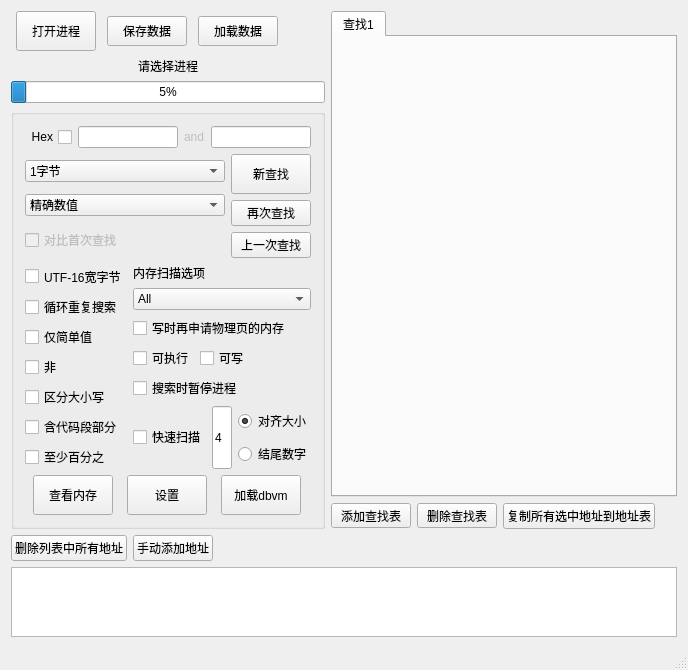
<?xml version="1.0" encoding="UTF-8"?>
<ui version="4.0">
 <class>CheatEngine_With_QtClass</class>
 <widget class="QMainWindow" name="CheatEngine_With_QtClass">
  <property name="geometry">
   <rect>
    <x>0</x>
    <y>0</y>
    <width>688</width>
    <height>668</height>
   </rect>
  </property>
  <property name="sizePolicy">
   <sizepolicy hsizetype="Expanding" vsizetype="Preferred">
    <horstretch>0</horstretch>
    <verstretch>0</verstretch>
   </sizepolicy>
  </property>
  <property name="acceptDrops">
   <bool>false</bool>
  </property>
  <property name="windowTitle">
   <string>CheatEngine_With_Qt</string>
  </property>
  <widget class="QWidget" name="centralWidget">
   <layout class="QVBoxLayout" name="verticalLayout">
    <item>
     <layout class="QHBoxLayout" name="horizontalLayout" stretch="0,1">
      <item>
       <layout class="QVBoxLayout" name="verticalLayout_scan_panel">
        <item>
         <layout class="QHBoxLayout" name="horizontalLayout_9">
          <item>
           <widget class="QPushButton" name="pushButton_openProcess">
            <property name="sizePolicy">
             <sizepolicy hsizetype="Fixed" vsizetype="Fixed">
              <horstretch>0</horstretch>
              <verstretch>0</verstretch>
             </sizepolicy>
            </property>
            <property name="minimumSize">
             <size>
              <width>0</width>
              <height>40</height>
             </size>
            </property>
            <property name="text">
             <string>打开进程</string>
            </property>
           </widget>
          </item>
          <item>
           <widget class="QPushButton" name="pushButton_save_data_to_file">
            <property name="sizePolicy">
             <sizepolicy hsizetype="Fixed" vsizetype="Fixed">
              <horstretch>0</horstretch>
              <verstretch>0</verstretch>
             </sizepolicy>
            </property>
            <property name="minimumSize">
             <size>
              <width>0</width>
              <height>30</height>
             </size>
            </property>
            <property name="text">
             <string>保存数据</string>
            </property>
           </widget>
          </item>
          <item>
           <widget class="QPushButton" name="pushButton_load_data_from_file">
            <property name="sizePolicy">
             <sizepolicy hsizetype="Fixed" vsizetype="Fixed">
              <horstretch>0</horstretch>
              <verstretch>0</verstretch>
             </sizepolicy>
            </property>
            <property name="minimumSize">
             <size>
              <width>0</width>
              <height>30</height>
             </size>
            </property>
            <property name="text">
             <string>加载数据</string>
            </property>
           </widget>
          </item>
          <item>
           <spacer name="horizontalSpacer">
            <property name="orientation">
             <enum>Qt::Orientation::Horizontal</enum>
            </property>
            <property name="sizeType">
             <enum>QSizePolicy::Policy::Fixed</enum>
            </property>
            <property name="sizeHint" stdset="0">
             <size>
              <width>40</width>
              <height>20</height>
             </size>
            </property>
           </spacer>
          </item>
         </layout>
        </item>
        <item>
         <layout class="QVBoxLayout" name="verticalLayout_2">
          <property name="sizeConstraint">
           <enum>QLayout::SizeConstraint::SetDefaultConstraint</enum>
          </property>
          <property name="bottomMargin">
           <number>0</number>
          </property>
          <item>
           <widget class="QLabel" name="label_Process_name">
            <property name="sizePolicy">
             <sizepolicy hsizetype="Expanding" vsizetype="Fixed">
              <horstretch>0</horstretch>
              <verstretch>0</verstretch>
             </sizepolicy>
            </property>
            <property name="autoFillBackground">
             <bool>true</bool>
            </property>
            <property name="text">
             <string>请选择进程</string>
            </property>
            <property name="alignment">
             <set>Qt::AlignmentFlag::AlignCenter</set>
            </property>
           </widget>
          </item>
          <item>
           <widget class="QProgressBar" name="progressBar">
            <property name="sizePolicy">
             <sizepolicy hsizetype="Expanding" vsizetype="Fixed">
              <horstretch>0</horstretch>
              <verstretch>0</verstretch>
             </sizepolicy>
            </property>
            <property name="value">
             <number>5</number>
            </property>
           </widget>
          </item>
         </layout>
        </item>
        <item>
         <widget class="QGroupBox" name="groupBox">
          <property name="sizePolicy">
           <sizepolicy hsizetype="Fixed" vsizetype="Fixed">
            <horstretch>0</horstretch>
            <verstretch>0</verstretch>
           </sizepolicy>
          </property>
          <property name="title">
           <string/>
          </property>
          <layout class="QVBoxLayout" name="verticalLayout_11">
           <item>
            <layout class="QHBoxLayout" name="horizontalLayout_scan_input" stretch="0,1,0,1">
             <item>
              <widget class="QCheckBox" name="checkBox_Hex_Value">
               <property name="sizePolicy">
                <sizepolicy hsizetype="Expanding" vsizetype="Fixed">
                 <horstretch>0</horstretch>
                 <verstretch>0</verstretch>
                </sizepolicy>
               </property>
               <property name="layoutDirection">
                <enum>Qt::LayoutDirection::RightToLeft</enum>
               </property>
               <property name="text">
                <string>Hex</string>
               </property>
              </widget>
             </item>
             <item>
              <widget class="QLineEdit" name="lineEdit_ValueInput">
               <property name="sizePolicy">
                <sizepolicy hsizetype="Ignored" vsizetype="Fixed">
                 <horstretch>0</horstretch>
                 <verstretch>0</verstretch>
                </sizepolicy>
               </property>
              </widget>
             </item>
             <item>
              <widget class="QLabel" name="label_and">
               <property name="enabled">
                <bool>false</bool>
               </property>
               <property name="sizePolicy">
                <sizepolicy hsizetype="Fixed" vsizetype="Fixed">
                 <horstretch>0</horstretch>
                 <verstretch>0</verstretch>
                </sizepolicy>
               </property>
               <property name="minimumSize">
                <size>
                 <width>0</width>
                 <height>0</height>
                </size>
               </property>
               <property name="text">
                <string>and</string>
               </property>
              </widget>
             </item>
             <item>
              <widget class="QLineEdit" name="lineEdit_ValueInput2">
               <property name="enabled">
                <bool>true</bool>
               </property>
               <property name="sizePolicy">
                <sizepolicy hsizetype="Ignored" vsizetype="Fixed">
                 <horstretch>0</horstretch>
                 <verstretch>0</verstretch>
                </sizepolicy>
               </property>
              </widget>
             </item>
            </layout>
           </item>
           <item>
            <layout class="QHBoxLayout" name="horizontalLayout_10" stretch="1,0">
             <item>
              <layout class="QVBoxLayout" name="verticalLayout_5">
               <item>
                <widget class="QComboBox" name="comboBox_Value_Data_Size">
                 <property name="sizePolicy">
                  <sizepolicy hsizetype="Expanding" vsizetype="Fixed">
                   <horstretch>0</horstretch>
                   <verstretch>0</verstretch>
                  </sizepolicy>
                 </property>
                 <item>
                  <property name="text">
                   <string>1字节</string>
                  </property>
                 </item>
                 <item>
                  <property name="text">
                   <string>2字节</string>
                  </property>
                 </item>
                 <item>
                  <property name="text">
                   <string>4字节</string>
                  </property>
                 </item>
                 <item>
                  <property name="text">
                   <string>8字节</string>
                  </property>
                 </item>
                 <item>
                  <property name="text">
                   <string>单浮点</string>
                  </property>
                 </item>
                 <item>
                  <property name="text">
                   <string>双浮点</string>
                  </property>
                 </item>
                 <item>
                  <property name="text">
                   <string>字符串</string>
                  </property>
                 </item>
                 <item>
                  <property name="text">
                   <string>字节数组</string>
                  </property>
                 </item>
                 <item>
                  <property name="text">
                   <string>所有类型</string>
                  </property>
                 </item>
                </widget>
               </item>
               <item>
                <widget class="QComboBox" name="comboBox_atribute_For_Find">
                 <property name="sizePolicy">
                  <sizepolicy hsizetype="Expanding" vsizetype="Fixed">
                   <horstretch>0</horstretch>
                   <verstretch>0</verstretch>
                  </sizepolicy>
                 </property>
                 <item>
                  <property name="text">
                   <string>精确数值</string>
                  </property>
                 </item>
                 <item>
                  <property name="text">
                   <string>值大于</string>
                  </property>
                 </item>
                 <item>
                  <property name="text">
                   <string>值小于</string>
                  </property>
                 </item>
                 <item>
                  <property name="text">
                   <string>介于两者之间的值</string>
                  </property>
                 </item>
                 <item>
                  <property name="text">
                   <string>未知的初始值</string>
                  </property>
                 </item>
                 <item>
                  <property name="text">
                   <string>变动的数值</string>
                  </property>
                 </item>
                 <item>
                  <property name="text">
                   <string>未变动的数值</string>
                  </property>
                 </item>
                 <item>
                  <property name="text">
                   <string>对比上次增加的值</string>
                  </property>
                 </item>
                 <item>
                  <property name="text">
                   <string>对比上次减少的值</string>
                  </property>
                 </item>
                 <item>
                  <property name="text">
                   <string>数值增加了多少</string>
                  </property>
                 </item>
                 <item>
                  <property name="text">
                   <string>数值减少了多少</string>
                  </property>
                 </item>
                 <item>
                  <property name="text">
                   <string>以...结尾的数值</string>
                  </property>
                 </item>
                </widget>
               </item>
               <item>
                <widget class="QCheckBox" name="checkBox_compare_first_scan">
                 <property name="enabled">
                  <bool>false</bool>
                 </property>
                 <property name="sizePolicy">
                  <sizepolicy hsizetype="Fixed" vsizetype="Fixed">
                   <horstretch>0</horstretch>
                   <verstretch>0</verstretch>
                  </sizepolicy>
                 </property>
                 <property name="text">
                  <string>对比首次查找</string>
                 </property>
                </widget>
               </item>
              </layout>
             </item>
             <item>
              <layout class="QVBoxLayout" name="verticalLayout_12">
               <item>
                <widget class="QPushButton" name="pushButton_new_find">
                 <property name="sizePolicy">
                  <sizepolicy hsizetype="Fixed" vsizetype="Fixed">
                   <horstretch>0</horstretch>
                   <verstretch>0</verstretch>
                  </sizepolicy>
                 </property>
                 <property name="minimumSize">
                  <size>
                   <width>0</width>
                   <height>40</height>
                  </size>
                 </property>
                 <property name="text">
                  <string>新查找</string>
                 </property>
                </widget>
               </item>
               <item>
                <widget class="QPushButton" name="pushButton_next_find">
                 <property name="sizePolicy">
                  <sizepolicy hsizetype="Fixed" vsizetype="Fixed">
                   <horstretch>0</horstretch>
                   <verstretch>0</verstretch>
                  </sizepolicy>
                 </property>
                 <property name="text">
                  <string>再次查找</string>
                 </property>
                </widget>
               </item>
               <item>
                <widget class="QPushButton" name="pushButton_pre_find">
                 <property name="sizePolicy">
                  <sizepolicy hsizetype="Fixed" vsizetype="Fixed">
                   <horstretch>0</horstretch>
                   <verstretch>0</verstretch>
                  </sizepolicy>
                 </property>
                 <property name="text">
                  <string>上一次查找</string>
                 </property>
                </widget>
               </item>
              </layout>
             </item>
            </layout>
           </item>
           <item>
            <layout class="QHBoxLayout" name="horizontalLayout_7" stretch="0,1">
             <item>
              <layout class="QVBoxLayout" name="verticalLayout_4">
               <item>
                <widget class="QCheckBox" name="checkBox_use_UTF16">
                 <property name="sizePolicy">
                  <sizepolicy hsizetype="Fixed" vsizetype="Fixed">
                   <horstretch>0</horstretch>
                   <verstretch>0</verstretch>
                  </sizepolicy>
                 </property>
                 <property name="minimumSize">
                  <size>
                   <width>0</width>
                   <height>25</height>
                  </size>
                 </property>
                 <property name="text">
                  <string>UTF-16宽字节</string>
                 </property>
                </widget>
               </item>
               <item>
                <widget class="QCheckBox" name="checkBox_repeat">
                 <property name="sizePolicy">
                  <sizepolicy hsizetype="Fixed" vsizetype="Fixed">
                   <horstretch>0</horstretch>
                   <verstretch>0</verstretch>
                  </sizepolicy>
                 </property>
                 <property name="text">
                  <string>循环重复搜索</string>
                 </property>
                </widget>
               </item>
               <item>
                <widget class="QCheckBox" name="checkBox_Only_Simple_Value">
                 <property name="sizePolicy">
                  <sizepolicy hsizetype="Fixed" vsizetype="Fixed">
                   <horstretch>0</horstretch>
                   <verstretch>0</verstretch>
                  </sizepolicy>
                 </property>
                 <property name="text">
                  <string>仅简单值</string>
                 </property>
                </widget>
               </item>
               <item>
                <widget class="QCheckBox" name="checkBox_Not">
                 <property name="sizePolicy">
                  <sizepolicy hsizetype="Fixed" vsizetype="Fixed">
                   <horstretch>0</horstretch>
                   <verstretch>0</verstretch>
                  </sizepolicy>
                 </property>
                 <property name="text">
                  <string>非</string>
                 </property>
                </widget>
               </item>
               <item>
                <widget class="QCheckBox" name="checkBox_Caps_Check">
                 <property name="sizePolicy">
                  <sizepolicy hsizetype="Fixed" vsizetype="Fixed">
                   <horstretch>0</horstretch>
                   <verstretch>0</verstretch>
                  </sizepolicy>
                 </property>
                 <property name="text">
                  <string>区分大小写</string>
                 </property>
                </widget>
               </item>
               <item>
                <widget class="QCheckBox" name="checkBox_Include_Code_Section">
                 <property name="sizePolicy">
                  <sizepolicy hsizetype="Fixed" vsizetype="Fixed">
                   <horstretch>0</horstretch>
                   <verstretch>0</verstretch>
                  </sizepolicy>
                 </property>
                 <property name="text">
                  <string>含代码段部分</string>
                 </property>
                </widget>
               </item>
               <item>
                <widget class="QCheckBox" name="checkBox_percent">
                 <property name="sizePolicy">
                  <sizepolicy hsizetype="Fixed" vsizetype="Fixed">
                   <horstretch>0</horstretch>
                   <verstretch>0</verstretch>
                  </sizepolicy>
                 </property>
                 <property name="text">
                  <string>至少百分之</string>
                 </property>
                </widget>
               </item>
               <item>
                <spacer name="verticalSpacer_2">
                 <property name="orientation">
                  <enum>Qt::Orientation::Vertical</enum>
                 </property>
                 <property name="sizeHint" stdset="0">
                  <size>
                   <width>20</width>
                   <height>0</height>
                  </size>
                 </property>
                </spacer>
               </item>
              </layout>
             </item>
             <item>
              <layout class="QVBoxLayout" name="verticalLayout_7">
               <item>
                <widget class="QLabel" name="label">
                 <property name="enabled">
                  <bool>true</bool>
                 </property>
                 <property name="sizePolicy">
                  <sizepolicy hsizetype="Fixed" vsizetype="Fixed">
                   <horstretch>0</horstretch>
                   <verstretch>0</verstretch>
                  </sizepolicy>
                 </property>
                 <property name="text">
                  <string>内存扫描选项</string>
                 </property>
                 <property name="alignment">
                  <set>Qt::AlignmentFlag::AlignLeading|Qt::AlignmentFlag::AlignLeft|Qt::AlignmentFlag::AlignVCenter</set>
                 </property>
                </widget>
               </item>
               <item>
                <widget class="QComboBox" name="comboBox_process_module_List">
                 <property name="sizePolicy">
                  <sizepolicy hsizetype="Expanding" vsizetype="Fixed">
                   <horstretch>0</horstretch>
                   <verstretch>0</verstretch>
                  </sizepolicy>
                 </property>
                 <property name="layoutDirection">
                  <enum>Qt::LayoutDirection::LeftToRight</enum>
                 </property>
                 <item>
                  <property name="text">
                   <string>All</string>
                  </property>
                 </item>
                </widget>
               </item>
               <item>
                <widget class="QCheckBox" name="checkBox_8">
                 <property name="sizePolicy">
                  <sizepolicy hsizetype="Fixed" vsizetype="Fixed">
                   <horstretch>0</horstretch>
                   <verstretch>0</verstretch>
                  </sizepolicy>
                 </property>
                 <property name="text">
                  <string>写时再申请物理页的内存</string>
                 </property>
                </widget>
               </item>
               <item>
                <layout class="QHBoxLayout" name="horizontalLayout_4">
                 <item>
                  <widget class="QCheckBox" name="checkBox_able_to_execute">
                   <property name="sizePolicy">
                    <sizepolicy hsizetype="Fixed" vsizetype="Fixed">
                     <horstretch>0</horstretch>
                     <verstretch>0</verstretch>
                    </sizepolicy>
                   </property>
                   <property name="text">
                    <string>可执行</string>
                   </property>
                  </widget>
                 </item>
                 <item>
                  <widget class="QCheckBox" name="checkBox_able_to_write">
                   <property name="sizePolicy">
                    <sizepolicy hsizetype="Fixed" vsizetype="Fixed">
                     <horstretch>0</horstretch>
                     <verstretch>0</verstretch>
                    </sizepolicy>
                   </property>
                   <property name="text">
                    <string>可写</string>
                   </property>
                  </widget>
                 </item>
                 <item>
                  <spacer name="horizontalSpacer_4">
                   <property name="orientation">
                    <enum>Qt::Orientation::Horizontal</enum>
                   </property>
                   <property name="sizeHint" stdset="0">
                    <size>
                     <width>40</width>
                     <height>20</height>
                    </size>
                   </property>
                  </spacer>
                 </item>
                </layout>
               </item>
               <item>
                <widget class="QCheckBox" name="checkBox_scaning_suspend_process">
                 <property name="sizePolicy">
                  <sizepolicy hsizetype="Fixed" vsizetype="Fixed">
                   <horstretch>0</horstretch>
                   <verstretch>0</verstretch>
                  </sizepolicy>
                 </property>
                 <property name="text">
                  <string>搜索时暂停进程</string>
                 </property>
                </widget>
               </item>
               <item>
                <layout class="QHBoxLayout" name="horizontalLayout_3">
                 <item>
                  <widget class="QCheckBox" name="checkBox_fast_scan">
                   <property name="sizePolicy">
                    <sizepolicy hsizetype="Fixed" vsizetype="Fixed">
                     <horstretch>0</horstretch>
                     <verstretch>0</verstretch>
                    </sizepolicy>
                   </property>
                   <property name="text">
                    <string>快速扫描</string>
                   </property>
                  </widget>
                 </item>
                 <item>
                  <widget class="QLineEdit" name="lineEdit_fast_scan_value">
                   <property name="sizePolicy">
                    <sizepolicy hsizetype="Fixed" vsizetype="Expanding">
                     <horstretch>0</horstretch>
                     <verstretch>0</verstretch>
                    </sizepolicy>
                   </property>
                   <property name="maximumSize">
                    <size>
                     <width>20</width>
                     <height>16777215</height>
                    </size>
                   </property>
                   <property name="text">
                    <string>4</string>
                   </property>
                   <property name="alignment">
                    <set>Qt::AlignmentFlag::AlignLeading|Qt::AlignmentFlag::AlignLeft|Qt::AlignmentFlag::AlignVCenter</set>
                   </property>
                  </widget>
                 </item>
                 <item>
                  <layout class="QVBoxLayout" name="verticalLayout_6">
                   <item>
                    <widget class="QRadioButton" name="radioButton_align_size">
                     <property name="sizePolicy">
                      <sizepolicy hsizetype="Fixed" vsizetype="Fixed">
                       <horstretch>0</horstretch>
                       <verstretch>0</verstretch>
                      </sizepolicy>
                     </property>
                     <property name="text">
                      <string>对齐大小</string>
                     </property>
                     <property name="checked">
                      <bool>true</bool>
                     </property>
                    </widget>
                   </item>
                   <item>
                    <widget class="QRadioButton" name="radioButton_end_number">
                     <property name="sizePolicy">
                      <sizepolicy hsizetype="Fixed" vsizetype="Fixed">
                       <horstretch>0</horstretch>
                       <verstretch>0</verstretch>
                      </sizepolicy>
                     </property>
                     <property name="text">
                      <string>结尾数字</string>
                     </property>
                    </widget>
                   </item>
                  </layout>
                 </item>
                 <item>
                  <spacer name="horizontalSpacer_5">
                   <property name="orientation">
                    <enum>Qt::Orientation::Horizontal</enum>
                   </property>
                   <property name="sizeHint" stdset="0">
                    <size>
                     <width>0</width>
                     <height>0</height>
                    </size>
                   </property>
                  </spacer>
                 </item>
                </layout>
               </item>
              </layout>
             </item>
            </layout>
           </item>
           <item>
            <layout class="QHBoxLayout" name="horizontalLayout_5">
             <item>
              <widget class="QPushButton" name="pushButton_Memory_View">
               <property name="sizePolicy">
                <sizepolicy hsizetype="Fixed" vsizetype="Fixed">
                 <horstretch>0</horstretch>
                 <verstretch>0</verstretch>
                </sizepolicy>
               </property>
               <property name="minimumSize">
                <size>
                 <width>0</width>
                 <height>40</height>
                </size>
               </property>
               <property name="text">
                <string>查看内存</string>
               </property>
              </widget>
             </item>
             <item>
              <widget class="QPushButton" name="pushButton_settings">
               <property name="sizePolicy">
                <sizepolicy hsizetype="Fixed" vsizetype="Fixed">
                 <horstretch>0</horstretch>
                 <verstretch>0</verstretch>
                </sizepolicy>
               </property>
               <property name="minimumSize">
                <size>
                 <width>0</width>
                 <height>40</height>
                </size>
               </property>
               <property name="text">
                <string>设置</string>
               </property>
              </widget>
             </item>
             <item>
              <widget class="QPushButton" name="pushButton_load_dbvm">
               <property name="sizePolicy">
                <sizepolicy hsizetype="Fixed" vsizetype="Fixed">
                 <horstretch>0</horstretch>
                 <verstretch>0</verstretch>
                </sizepolicy>
               </property>
               <property name="minimumSize">
                <size>
                 <width>0</width>
                 <height>40</height>
                </size>
               </property>
               <property name="text">
                <string>加载dbvm</string>
               </property>
              </widget>
             </item>
            </layout>
           </item>
          </layout>
         </widget>
        </item>
        <item>
         <spacer name="verticalSpacer">
          <property name="orientation">
           <enum>Qt::Orientation::Vertical</enum>
          </property>
          <property name="sizeHint" stdset="0">
           <size>
            <width>0</width>
            <height>0</height>
           </size>
          </property>
         </spacer>
        </item>
       </layout>
      </item>
      <item>
       <layout class="QVBoxLayout" name="verticalLayout_8">
        <item>
         <widget class="QTabWidget" name="tabWidget">
          <property name="sizePolicy">
           <sizepolicy hsizetype="Expanding" vsizetype="Expanding">
            <horstretch>0</horstretch>
            <verstretch>10</verstretch>
           </sizepolicy>
          </property>
          <property name="currentIndex">
           <number>0</number>
          </property>
          <widget class="QWidget" name="tab">
           <attribute name="title">
            <string>查找1</string>
           </attribute>
          </widget>
         </widget>
        </item>
        <item>
         <layout class="QHBoxLayout" name="horizontalLayout_6">
          <item>
           <widget class="QPushButton" name="pushButton_add_scan_TabWidget">
            <property name="sizePolicy">
             <sizepolicy hsizetype="Fixed" vsizetype="Fixed">
              <horstretch>0</horstretch>
              <verstretch>0</verstretch>
             </sizepolicy>
            </property>
            <property name="maximumSize">
             <size>
              <width>80</width>
              <height>25</height>
             </size>
            </property>
            <property name="text">
             <string>添加查找表</string>
            </property>
           </widget>
          </item>
          <item>
           <widget class="QPushButton" name="pushButton_remove_scan_TabWidget">
            <property name="sizePolicy">
             <sizepolicy hsizetype="Fixed" vsizetype="Fixed">
              <horstretch>0</horstretch>
              <verstretch>0</verstretch>
             </sizepolicy>
            </property>
            <property name="maximumSize">
             <size>
              <width>80</width>
              <height>25</height>
             </size>
            </property>
            <property name="text">
             <string>删除查找表</string>
            </property>
           </widget>
          </item>
          <item>
           <widget class="QPushButton" name="pushButton_copy_all_scan_address_to_address_list">
            <property name="sizePolicy">
             <sizepolicy hsizetype="Fixed" vsizetype="Fixed">
              <horstretch>0</horstretch>
              <verstretch>0</verstretch>
             </sizepolicy>
            </property>
            <property name="text">
             <string>复制所有选中地址到地址表</string>
            </property>
           </widget>
          </item>
          <item>
           <spacer name="horizontalSpacer_3">
            <property name="orientation">
             <enum>Qt::Orientation::Horizontal</enum>
            </property>
            <property name="sizeHint" stdset="0">
             <size>
              <width>40</width>
              <height>20</height>
             </size>
            </property>
           </spacer>
          </item>
         </layout>
        </item>
       </layout>
      </item>
     </layout>
    </item>
    <item>
     <layout class="QHBoxLayout" name="horizontalLayout_8">
      <item>
       <widget class="QPushButton" name="pushButton_delete_all_address">
        <property name="sizePolicy">
         <sizepolicy hsizetype="Fixed" vsizetype="Fixed">
          <horstretch>0</horstretch>
          <verstretch>0</verstretch>
         </sizepolicy>
        </property>
        <property name="text">
         <string>删除列表中所有地址</string>
        </property>
       </widget>
      </item>
      <item>
       <widget class="QPushButton" name="pushButton_add_address">
        <property name="sizePolicy">
         <sizepolicy hsizetype="Fixed" vsizetype="Fixed">
          <horstretch>0</horstretch>
          <verstretch>0</verstretch>
         </sizepolicy>
        </property>
        <property name="text">
         <string>手动添加地址</string>
        </property>
       </widget>
      </item>
      <item>
       <spacer name="horizontalSpacer_2">
        <property name="orientation">
         <enum>Qt::Orientation::Horizontal</enum>
        </property>
        <property name="sizeHint" stdset="0">
         <size>
          <width>40</width>
          <height>20</height>
         </size>
        </property>
       </spacer>
      </item>
     </layout>
    </item>
    <item>
     <widget class="QTableWidget" name="tableWidget_addressList">
      <property name="rowCount">
       <number>0</number>
      </property>
      <property name="columnCount">
       <number>0</number>
      </property>
     </widget>
    </item>
   </layout>
  </widget>
  <widget class="QStatusBar" name="statusBar"/>
 </widget>
 <layoutdefault spacing="6" margin="11"/>
 <resources>
  <include location="CheatEngine_With_Qt.qrc"/>
 </resources>
 <connections/>
</ui>
